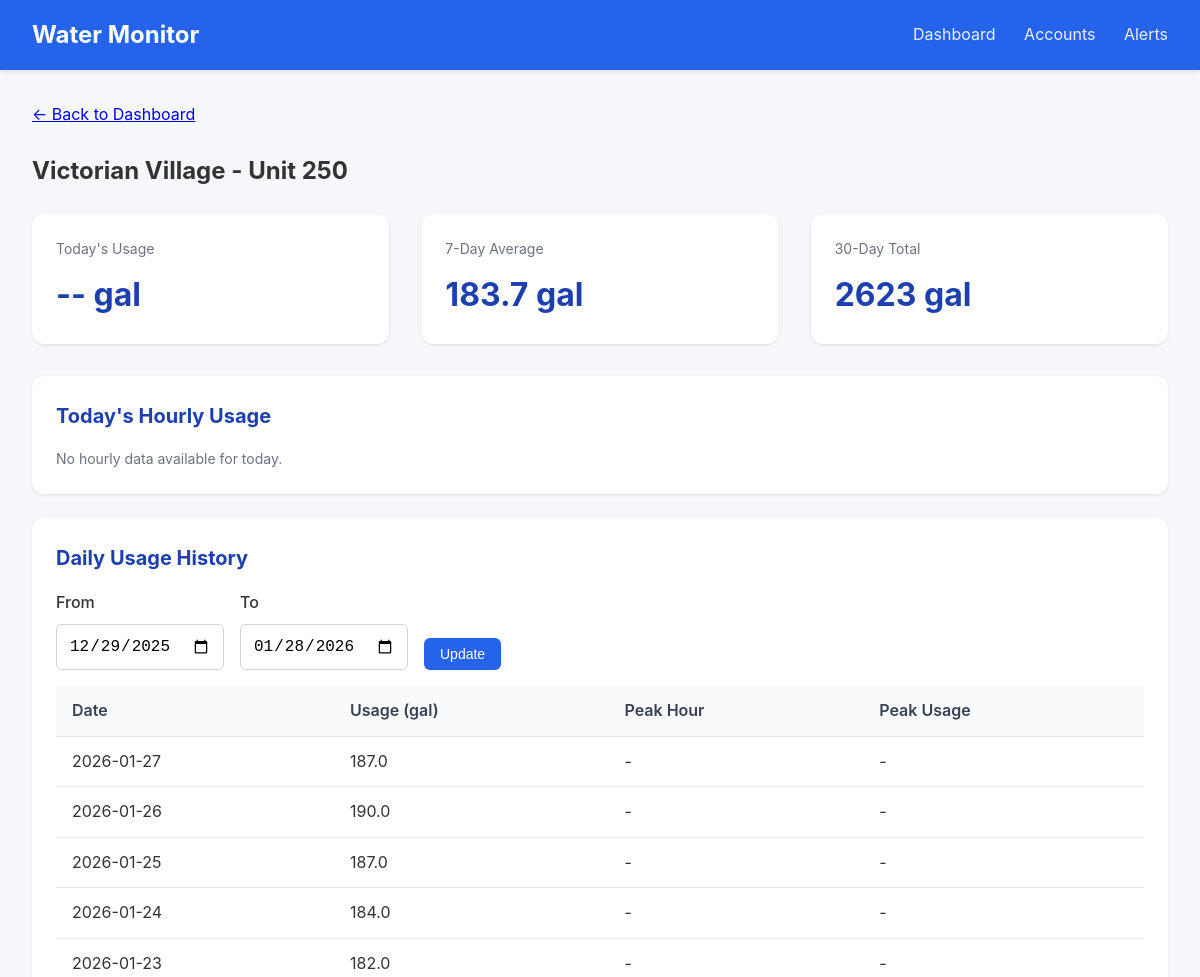
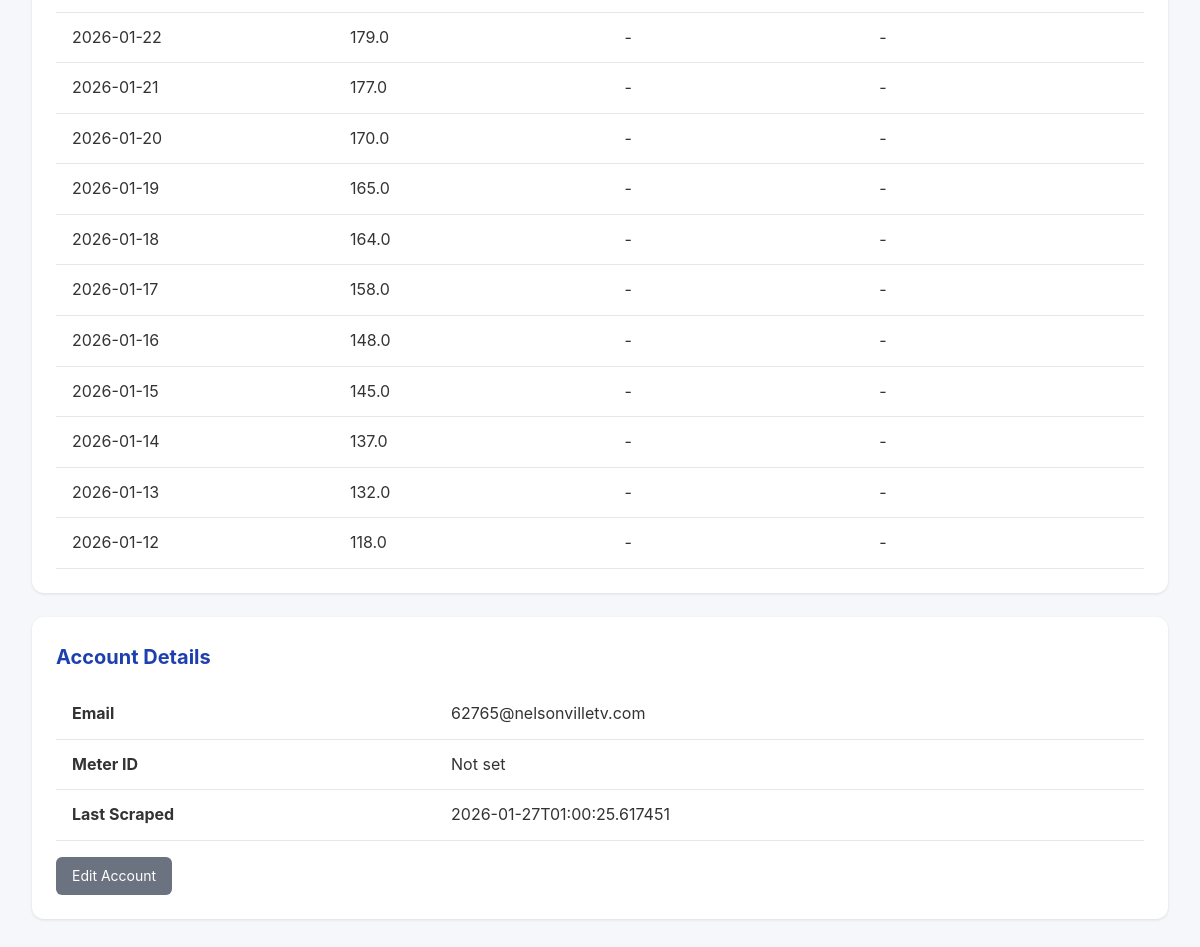
Page /meter/1 on the earlier database version (2 pictures, top to bottom).
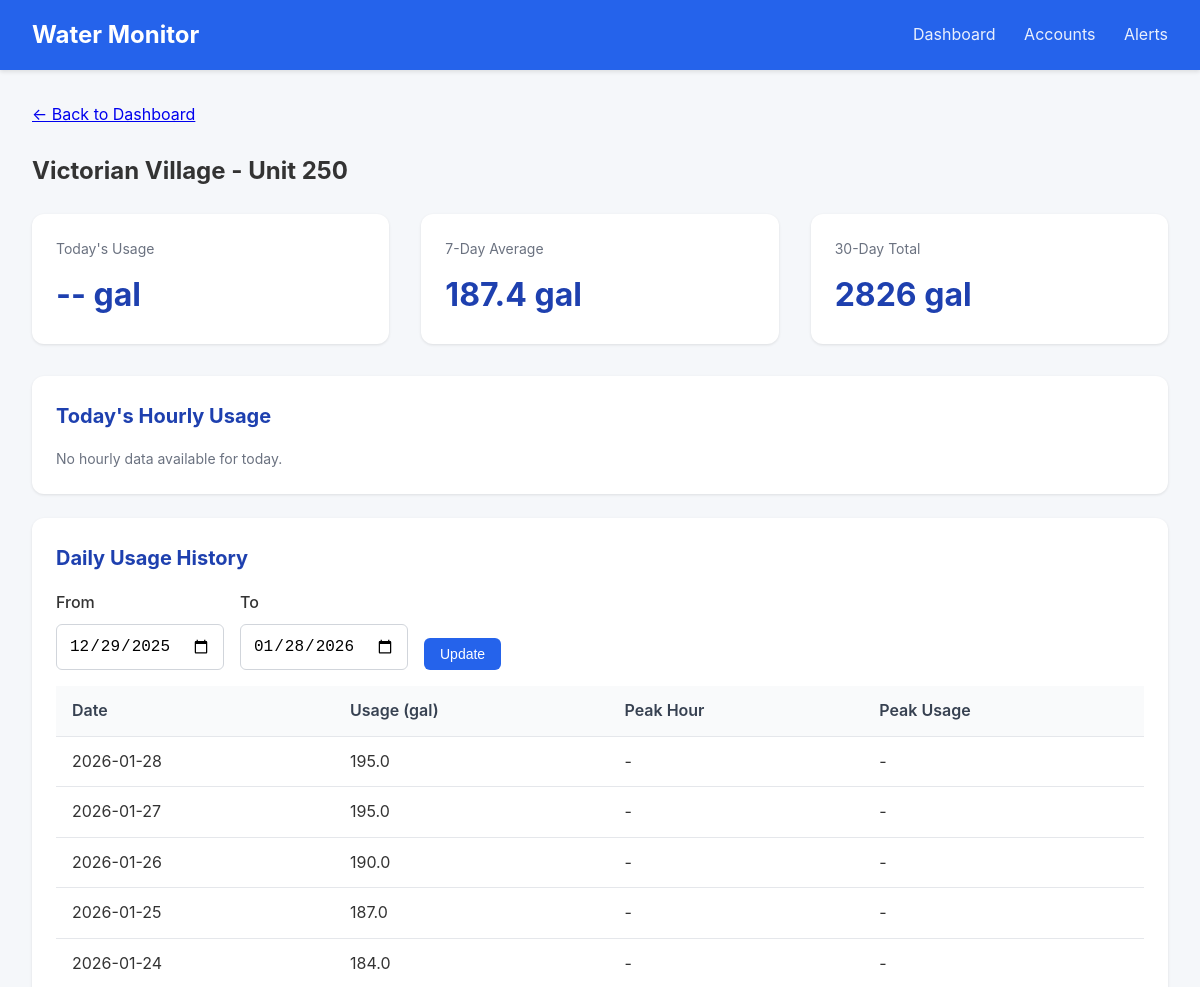
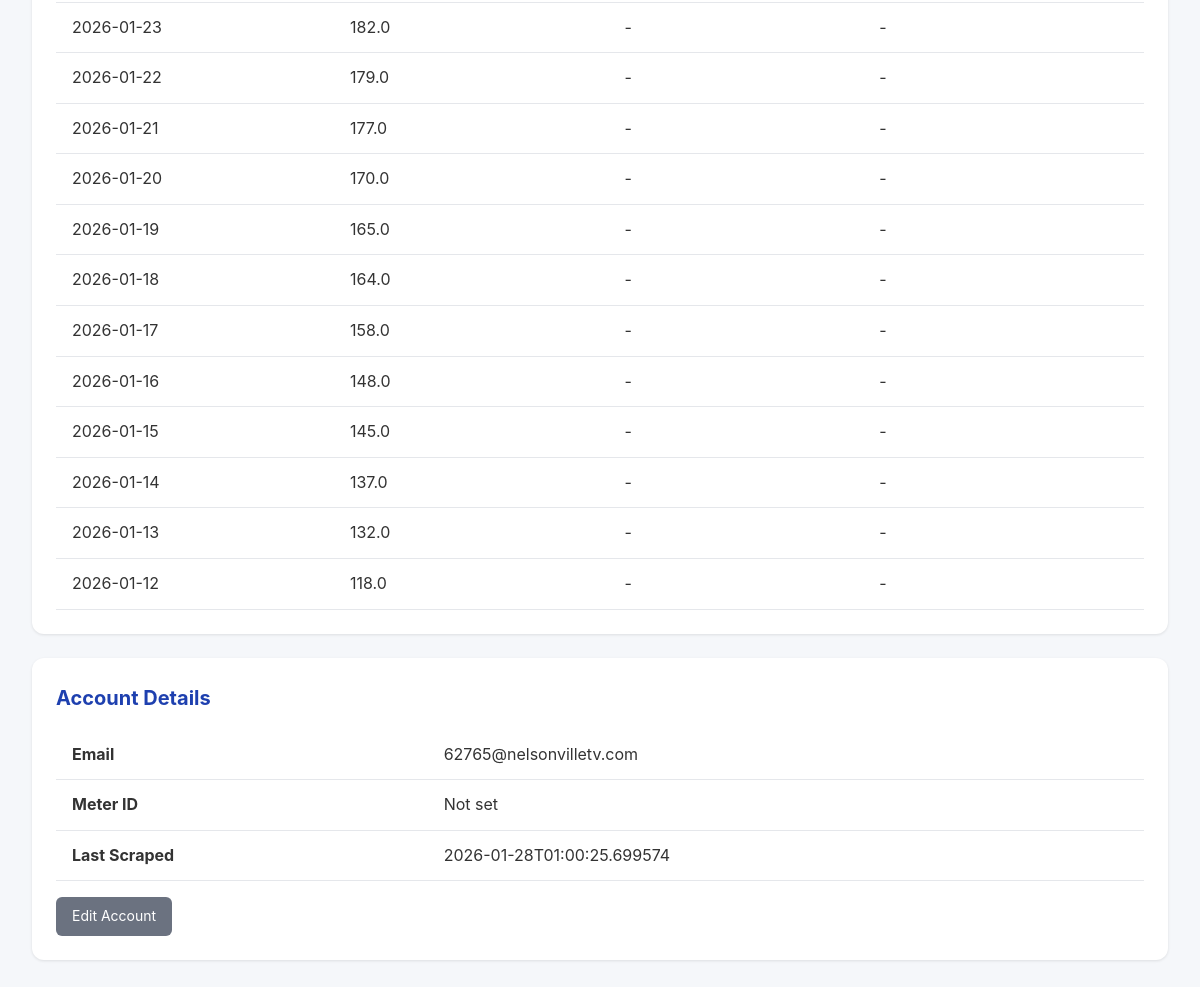
Same page on the later database version (2 pictures, top to bottom).
### tables this page shows
CREATE TABLE accounts (
                id INTEGER PRIMARY KEY AUTOINCREMENT,
                email TEXT UNIQUE NOT NULL,
                password_encrypted TEXT NOT NULL,
                meter_id TEXT,
                account_number TEXT,
                address TEXT,
                building_name TEXT,
                unit_number TEXT,
                is_active INTEGER DEFAULT 1,
                last_scraped TIMESTAMP,
                created_at TIMESTAMP DEFAULT CURRENT_TIMESTAMP
            , avg_12mo REAL, monthly_usage REAL, unit_count INTEGER DEFAULT 1, leak_alerts INTEGER DEFAULT 1, min_overage_pct INTEGER DEFAULT 10);

CREATE TABLE daily_summaries (
                id INTEGER PRIMARY KEY AUTOINCREMENT,
                account_id INTEGER NOT NULL,
                reading_date DATE NOT NULL,
                total_usage_gallons REAL,
                peak_hour INTEGER,
                peak_usage_gallons REAL,
                created_at TIMESTAMP DEFAULT CURRENT_TIMESTAMP,
                FOREIGN KEY (account_id) REFERENCES accounts(id),
                UNIQUE(account_id, reading_date)
            );

### app.py (the view)
@app.route('/meter/<int:account_id>')
def meter_detail(account_id):
    account = db.get_account(account_id)
    if not account:
        flash('Meter not found', 'error')
        return redirect(url_for('dashboard'))
    end_date = date.today()
    start_date = end_date - timedelta(days=30)
    if request.args.get('start_date'):
        start_date = datetime.strptime(request.args.get('start_date'), '%Y-%m-%d').date()
    if request.args.get('end_date'):
        end_date = datetime.strptime(request.args.get('end_date'), '%Y-%m-%d').date()
    daily_data = db.get_daily_summaries(account_id, start_date, end_date)
    hourly_data = db.get_hourly_readings(account_id, date.today())
    return render_template('meter_detail.html',
                           account=account,
                           daily_data=daily_data,
                           hourly_data=hourly_data,
                           start_date=start_date,
                           end_date=end_date)

### database.py (called while the page is built)
@contextmanager
def get_db():
    conn = sqlite3.connect(config.DATABASE_PATH)
    conn.row_factory = sqlite3.Row
    try:
        yield conn
        conn.commit()
    finally:
        conn.close()

def get_account(account_id: int) -> Optional[dict]:
    with get_db() as conn:
        cursor = conn.cursor()
        cursor.execute('SELECT * FROM accounts WHERE id = ?', (account_id,))
        row = cursor.fetchone()
        if row:
            return dict(row)
    return None

def get_hourly_readings(account_id: int, reading_date: date) -> list:
    with get_db() as conn:
        cursor = conn.cursor()
        cursor.execute('''
            SELECT * FROM hourly_readings
            WHERE account_id = ? AND reading_date = ?
            ORDER BY hour
        ''', (account_id, reading_date))
        return [dict(row) for row in cursor.fetchall()]

def get_daily_summaries(account_id: int, start_date: date = None, end_date: date = None) -> list:
    with get_db() as conn:
        cursor = conn.cursor()
        query = 'SELECT * FROM daily_summaries WHERE account_id = ?'
        params = [account_id]
        if start_date:
            query += ' AND reading_date >= ?'
            params.append(start_date)
        if end_date:
            query += ' AND reading_date <= ?'
            params.append(end_date)
        query += ' ORDER BY reading_date DESC'
        cursor.execute(query, params)
        return [dict(row) for row in cursor.fetchall()]

### templates/meter_detail.html (shortened to what this page needs)
{% extends "base.html" %}
{% block content %}
<div style="margin-bottom: 1.5rem;">
    <a href="{{ url_for('dashboard') }}">&larr; Back to Dashboard</a>
</div>
<h2 style="margin-bottom: 1.5rem;">
    {{ account.building_name or 'Unknown Building' }} - Unit {{ account.unit_number or 'N/A' }}
</h2>
<div class="stats">
    <div class="stat-card">
        <div class="label">Today's Usage</div>
        <div class="value">
            {% if daily_data and daily_data[0].reading_date == today %}
                {{ "%.1f"|format(daily_data[0].total_usage_gallons or 0) }} gal
            {% else %}
                -- gal
            {% endif %}
        </div>
    </div>
    <div class="stat-card">
        <div class="label">7-Day Average</div>
        <div class="value">
            {% set week_total = daily_data[:7]|sum(attribute='total_usage_gallons') %}
            {{ "%.1f"|format(week_total / 7) if daily_data else '--' }} gal
        </div>
    </div>
    <div class="stat-card">
        <div class="label">30-Day Total</div>
        <div class="value">
            {% set month_total = daily_data|sum(attribute='total_usage_gallons') %}
            {{ "%.0f"|format(month_total) if daily_data else '--' }} gal
        </div>
    </div>
</div>
<div class="card">
    <h2>Today's Hourly Usage</h2>
    {% if hourly_data %}
    <div style="display: flex; align-items: flex-end; height: 200px; gap: 4px; padding: 1rem 0;">
        {% set max_hourly = hourly_data|map(attribute='usage_gallons')|max or 1 %}
        {% for hour in hourly_data %}
        <div style="flex: 1; display: flex; flex-direction: column; align-items: center;">
            <div style="background: #2563eb; width: 100%;
                        height: {{ (hour.usage_gallons or 0) / max_hourly * 150 }}px;
                        border-radius: 4px 4px 0 0;"></div>
            <div style="font-size: 0.7rem; color: #6b7280; margin-top: 4px;">{{ hour.hour }}</div>
        </div>
        {% endfor %}
    </div>
    <p class="text-muted">Hours (0-23)</p>
    {% else %}
    <p class="text-muted">No hourly data available for today.</p>
    {% endif %}
</div>
<div class="card">
    <h2>Daily Usage History</h2>
    <form method="GET" style="display: flex; gap: 1rem; margin-bottom: 1rem;">
        <div class="form-group" style="margin-bottom: 0;">
            <label for="start_date">From</label>
            <input type="date" id="start_date" name="start_date" value="{{ start_date }}">
        </div>
        <div class="form-group" style="margin-bottom: 0;">
            <label for="end_date">To</label>
            <input type="date" id="end_date" name="end_date" value="{{ end_date }}">
        </div>
        <div class="form-group" style="margin-bottom: 0; display: flex; align-items: flex-end;">
            <button type="submit" class="btn btn-primary">Update</button>
        </div>
    </form>
    {% if daily_data %}
    <table>
        <thead>
            <tr>
                <th>Date</th>
                <th>Usage (gal)</th>
                <th>Peak Hour</th>
                <th>Peak Usage</th>
            </tr>
        </thead>
        <tbody>
            {% for day in daily_data %}
            <tr>
                <td>{{ day.reading_date }}</td>
                <td>{{ "%.1f"|format(day.total_usage_gallons or 0) }}</td>
                <td>{{ day.peak_hour if day.peak_hour is not none else '-' }}{% if day.peak_hour is not none %}:00{% endif %}</td>
                <td>{{ "%.1f"|format(day.peak_usage_gallons or 0) if day.peak_usage_gallons else '-' }}</td>
            </tr>
            {% endfor %}
        </tbody>
    </table>
    {% else %}
    <p class="text-muted">No usage data available for this period.</p>
    {% endif %}
</div>
<div class="card">
    <h2>Account Details</h2>
    <table>
        <tr><td><strong>Email</strong></td><td>{{ account.email }}</td></tr>
        <tr><td><strong>Meter ID</strong></td><td>{{ account.meter_id or 'Not set' }}</td></tr>
        <tr><td><strong>Last Scraped</strong></td><td>{{ account.last_scraped or 'Never' }}</td></tr>
    </table>
    <div class="mt-4">
        <a href="{{ url_for('edit_account', account_id=account.id) }}" class="btn btn-secondary">Edit Account</a>
    </div>
</div>
{% endblock %}

### templates/base.html (shortened to what this page needs)
<!DOCTYPE html>
<html lang="en">
<head>
</head>
<body>
    <div class="navbar">
        <h1>Water Monitor</h1>
        <nav>
            <a href="{{ url_for('dashboard') }}">Dashboard</a>
            <a href="{{ url_for('accounts_list') }}">Accounts</a>
            <a href="{{ url_for('alerts_list') }}">Alerts</a>
        </nav>
    </div>
    <div class="container">
        {% block content %}{% endblock %}
    </div>
</body>
</html>

### templates/base.html (style rules this page uses)
* { box-sizing: border-box; margin: 0; padding: 0; }
body { font-family: -apple-system, BlinkMacSystemFont, 'Segoe UI', Roboto, Oxygen, Ubuntu, sans-serif; background: #f5f7fa; color: #333; line-height: 1.6; }
.navbar { background: #2563eb; color: white; padding: 1rem 2rem; display: flex; justify-content: space-between; align-items: center; box-shadow: 0 2px 4px rgba(0,0,0,0.1); }
.navbar h1 { font-size: 1.5rem; }
.navbar nav a { color: white; text-decoration: none; margin-left: 1.5rem; opacity: 0.9; }
.container { max-width: 1400px; margin: 0 auto; padding: 2rem; }
.card { background: white; border-radius: 12px; box-shadow: 0 1px 3px rgba(0,0,0,0.1); padding: 1.5rem; margin-bottom: 1.5rem; }
.card h2 { margin-bottom: 1rem; color: #1e40af; font-size: 1.25rem; }
.stats { display: flex; gap: 2rem; margin-bottom: 2rem; }
.stat-card { background: white; border-radius: 12px; padding: 1.5rem; box-shadow: 0 1px 3px rgba(0,0,0,0.1); flex: 1; }
.stat-card .label { color: #6b7280; font-size: 0.875rem; margin-bottom: 0.5rem; }
.stat-card .value { font-size: 2rem; font-weight: 700; color: #1e40af; }
table { width: 100%; border-collapse: collapse; }
th, td { padding: 0.75rem 1rem; text-align: left; border-bottom: 1px solid #e5e7eb; }
th { background: #f9fafb; font-weight: 600; color: #374151; }
.btn { display: inline-block; padding: 0.5rem 1rem; border-radius: 6px; text-decoration: none; font-size: 0.875rem; cursor: pointer; border: none; }
.btn-primary { background: #2563eb; color: white; }
.btn-secondary { background: #6b7280; color: white; }
.form-group { margin-bottom: 1rem; }
.form-group label { display: block; margin-bottom: 0.5rem; font-weight: 500; }
.form-group input, .form-group select { width: 100%; padding: 0.75rem; border: 1px solid #d1d5db; border-radius: 6px; font-size: 1rem; }
.text-muted { color: #6b7280; font-size: 0.875rem; }
.mt-4 { margin-top: 1rem; }

Differences in the rows shown:
removed daily_summaries: reading_date "2026-01-27", total_usage_gallons "187.0", peak_hour "-", peak_usage_gallons "-"
changed accounts "Victorian Village": last_scraped "2026-01-27T01:00:25.617451" → "2026-01-28T01:00:25.699574"
added daily_summaries: reading_date "2026-01-28", total_usage_gallons "195.0", peak_hour "-", peak_usage_gallons "-"
added daily_summaries: reading_date "2026-01-27", total_usage_gallons "195.0", peak_hour "-", peak_usage_gallons "-"
Other differences:
{{ "%.1f"|format(week_total / 7) if daily_data else '--' }}: "183.7" → "187.4"
{{ "%.0f"|format(month_total) if daily_data else '--' }}: "2623" → "2826"
